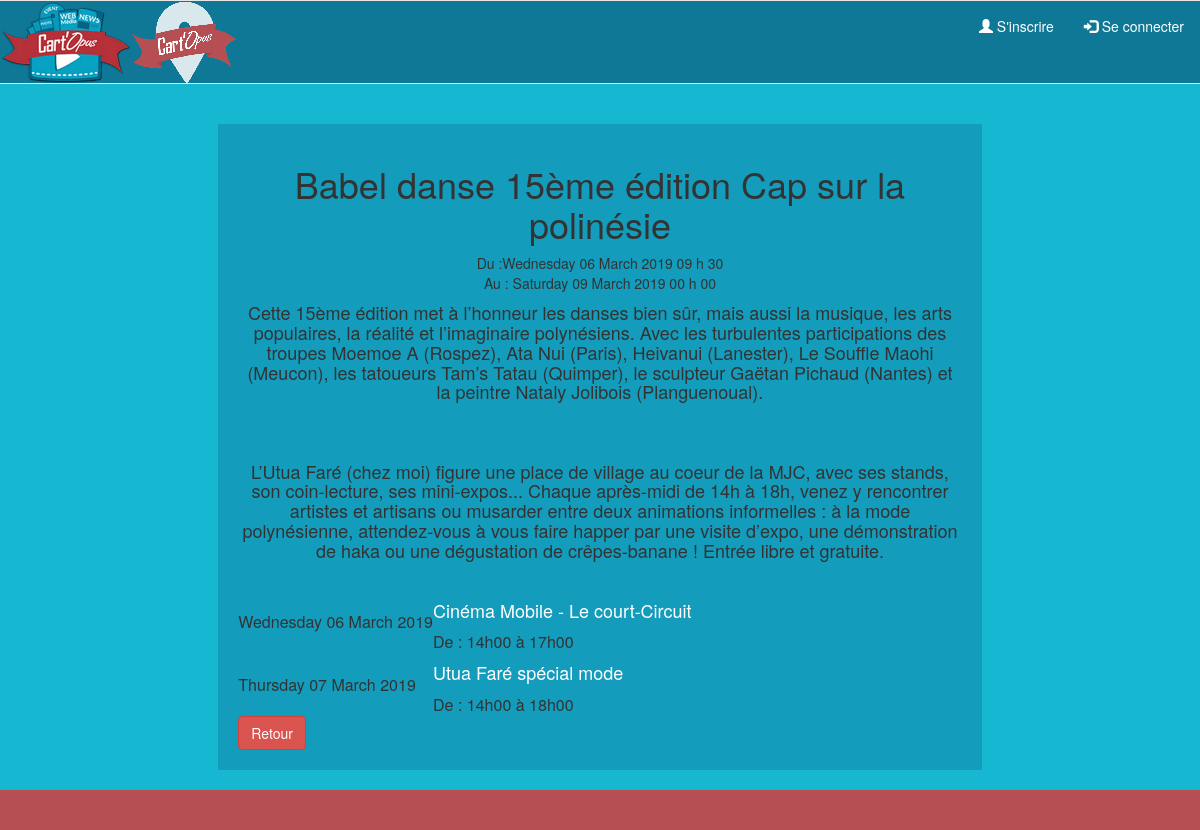
/index.php/Visiteur/AfficherAction/3, run on the app's committed database.
### tables this page shows
CREATE TABLE IF NOT EXISTS `avoirlieu` (
  `DATEDEBUT` datetime NOT NULL,
  `NOACTION` int(4) NOT NULL,
  `TitreAction` varchar(128) NOT NULL,
  `NOLIEU` int(4) NOT NULL,
  `DATEFIN` datetime DEFAULT NULL,
  `Description` varchar(10000) DEFAULT NULL,
  PRIMARY KEY (`DATEDEBUT`,`NOACTION`,`NOLIEU`),
  KEY `I_FK_AVOIRLIEU_ACTION` (`NOACTION`),
  KEY `I_FK_AVOIRLIEU_LIEU` (`NOLIEU`),
  KEY `TitreAction` (`TitreAction`)
);

### application/controllers/Visiteur.php (called while the page is built, shortened)
<?php
class Visiteur extends CI_Controller
{
  public function __construct()
  {
      $this->load->helper('url');
      $this->load->helper('assets');
      $this->load->library("pagination");
      $this->load->library('email');
      $this->load->library('table');
      $this->load->helper('form');
      $this->load->model('ModelSeConnecter');
      $this->load->model('ModelSInscrire');
      $this->load->model('ModelAction');
      $this->load->library('session');
      $this->load->model('ModelOrga');
      $this->load->model('ModelRecherche');
      $this->load->model('ModelActeur');
      $this->load->library("pagination");
  }
  public function AfficherAction($noAction)
  {
      $Where = array('a.noAction'=>$noAction);
      $Actions = $this->ModelAction->getAction($Where);
      $DateDebut=$Actions[0]['DATEDEBUT'];
      $Donnes = array('NOACTION'=>$noAction,'DATEACTION'=>$DateDebut,);
      $Fichiers = $this->ModelAction->getFichersPourAction($Donnes);
      if(empty($Fichiers))
      {
          $Données = array(
              'Actions'=>$Actions,
          );
      }
      else
      {
          $Données = array(
              'Actions'=>$Actions,
              'Fichiers'=>$Fichiers,
          );
      }
      $DonnéesTitre = array('TitreDeLaPage'=>$Actions[0]['NOMACTION']);
      $this->load->view('templates/Entete',$DonnéesTitre);
      $this->load->view('Visiteur/AfficherAction',$Données);
      $this->load->view('templates/PiedDePage');
  }
}
?>

### index.php (called while the page is built, shortened)
<?php
require_once BASEPATH.'core/CodeIgniter.php';

### application/models/ModelAction.php (called while the page is built, shortened)
<?php
    class ModelAction extends CI_Model
    {
        public function getAction($DonnéesDeTest)
        {
            $this->db->select('*');
            $this->db->from('Action a');
            $this->db->join('AvoirLieu al','al.noAction=a.noAction');
            $this->db->join('Lieu l','l.nolieu=al.nolieu');
            $this->db->where($DonnéesDeTest);
            $requete = $this->db->get();
            return $requete->result_array();
        }
        public function getFichersPourAction($DonnéesDeTest)
        {
            $this->db->select('FICHIER');
            $this->db->from('Stocker');
            $this->db->where($DonnéesDeTest);
            $requete = $this->db->get();
            return $requete->result_array();
        }
    }
?>

### application/views/Visiteur/AfficherAction.php (the view, shortened to what this page needs)
<ul class="nav navbar-nav navbar-right">
<?php
                            if($this->session->statut ==5)
                            {
                                echo '<li><a href="'.site_url('SuperAdmin/AjouterThematique').'" style="color:#FFFFFF"><span class="glyphicon glyphicon-plus"></span> Ajouter Thématique</a></li>';
                                echo '<li><a href="'.site_url('SuperAdmin/AffecterProfil/0').'" style="color:#FFFFFF"><span class="glyphicon glyphicon-user"></span> Affecter un profil à un Utilisateur</a></li>';
                                echo'<li><a href="'.site_url('SuperAdmin/AccueilSuperAdmin').'" style="color:#FFFFFF"><span class="glyphicon glyphicon-home"></span> Page Perso</a></li>';
                                echo '<li><a href="'.site_url('Visiteur/SeDeconnecter').'" style="color:#FFFFFF"><span class="glyphicon glyphicon-log-out"></span> Se Déconnecter</a></li>';
                            }
                            elseif($this->session->statut==4)
                            {
                                echo'<li><a href="'.site_url('#').'" style="color:#FFFFFF"><span class="glyphicon glyphicon-home"></span> Page Perso</a></li>';
                                echo'<li><a href="'.site_url('#').'" style="color:#FFFFFF"><span class="glyphicon glyphicon-log-out"></span> Se deconnecter</a></li>';
                            }
                            else
                            {
                                echo'<li><a href="'.site_url('Visiteur/SInscrire').'" style="color:#FFFFFF"><span class="glyphicon glyphicon-user"></span> S\'inscrire</a></li>';
                                echo'<li><a href="'.site_url('Visiteur/SeConnecter').'" style="color:#FFFFFF"><span class="glyphicon glyphicon-log-in"></span> Se connecter</a></li>';
                            }
                        ?>
                    </ul>
                </div>
            </div>
        </nav>
    </div>
</div>
<link rel="stylesheet" href="https://cdnjs.cloudflare.com/ajax/libs/jquery-confirm/3.3.2/jquery-confirm.min.css">
<div class="row" style="background-color:#15B7D1;padding:20px" id="action">
    <div class="col-lg-2">
    </div>
    <div class="col-xs-8">
        <div class = "text-center">
            <section>
                <div class = "section-inner" style="background-color:#139CBC;padding:20px">
                    <?php
                        $i = 0;
                        foreach($Actions as $uneAction)
                        {
                            $Description = str_replace("\n",'<BR>', $uneAction['Description']);
                            if ($i == 0)
                            {
                                echo '<H1>'.$uneAction['TitreAction'].'</H1>';
                                $DateDebut = date_create($uneAction['DATEDEBUT']);
                                $DD = date_timestamp_get($DateDebut);
                                $Jour = strftime('%A',$DD);
                                if($uneAction['DATEFIN'] != null)
                                {
                                    $DateFin = date_create($uneAction['DATEFIN']);
                                    $DF = date_timestamp_get($DateFin);
                                    if(($DF-$DD)/60/60/24 >= 1)
                                    {
                                        echo "Du :".strftime("%A %d %B %Y %H h %M",$DD).'<BR> Au : '.strftime("%A %d %B %Y %H h %M",$DF).'<BR>';
                                        echo '<H4>'.$Description.'</H4><BR>';
                                    }
                                    else
                                    {
                                        echo "De : ".strftime("%H h %M",$DD).' à '.strftime("%H h %M le %A %d %B %Y",$DF);
                                        echo '<H4>'.$Description.'</H4><BR>';
                                    }
                                }
                                else
                                {
                                    echo 'A partir du : '.strftime("%A %d %B %Y %H h %M",$DD).'<BR>';
                                    echo '<H4>'.$Description.'</H4><BR>';
                                }
                            }
                            else
                            {
                                if($i== 1)
                                {
                                    echo'<div class="table-responsive">';
                                }
                                $Action = '<a href="#action'.$i.'" style="color:FFFFFF" class="lienSousAction">'.'<H4>'.$uneAction['TitreAction'].'</H4></a>';
                                $DateDebut = date_create($uneAction['DATEDEBUT']);
                                $DD = date_timestamp_get($DateDebut);
                                if($uneAction['DATEFIN'] != null)
                                {
                                    $DateFin = date_create($uneAction['DATEFIN']);
                                    $DF = date_timestamp_get($DateFin);
                                    if(($DF-$DD)/60/60/24 >= 1)
                                    {
                                        $Horaire = "Du :".strftime("%A %d %B %Y %H h %M",$DD).'<BR> Au : '.strftime("%A %d %B %Y %H h %M",$DF).'<BR>';
                                    }
                                    else
                                    {
                                        $Horaire = "De : ".strftime("%Hh%M",$DD).' à '.strftime("%Hh%M",$DF);
                                    }
                                }
                                else
                                {
                                    $Horaire = 'A partir du : '.strftime("%A %d %B %Y %H h %M",$DD).'<BR>';
                                }
                                $jourTest = strftime('%A',$DD);
                                if($Jour == $jourTest)
                                {
                                    if (empty($Array))
                                    {
                                        $Array = array(strftime("%A %d %B %Y",$DD),$Action.$Horaire);
                                    }
                                    else
                                    {
                                        $temp = array($Action.$Horaire=>$Action.$Horaire);
                                        $Array = $Array + $temp;
                                    }
                                }
                                else
                                {
                                    if(!empty($Array))
                                    {
                                        $this->table->add_row($Array);
                                    }
                                    $Jour = $jourTest;
                                    $Array = array(strftime("%A %d %B %Y",$DD),$Action.$Horaire);
                                }
                            }
                            $i +=1;
                        }
                        if($i != 1)
                        {
                            $this->table->add_row($Array);
                            $Style = array('table_open' => '<table class="table" >');
                            $this->table->set_template($Style);
                            echo $this->table->generate();
                            echo'</div>';
                        }
                        echo '<div class="text-left">';
                        echo'<a  href="'.site_url('Visiteur/loadAccueil').'" style="color:#000000"><button type="button" class="btn btn-danger">Retour</button> </a>';
                        echo '</div>';
                    ?>
                </div>
            </section>
        </div>
    </div>
</div>

### application/views/templates/Entete.php (shortened to what this page needs)
<html lang="fr">
<head>
  <link rel="stylesheet" href="https://maxcdn.bootstrapcdn.com/bootstrap/3.3.7/css/bootstrap.min.css">
  <link href='https://api.tiles.mapbox.com/mapbox.js/plugins/leaflet-markercluster/v0.4.0/MarkerCluster.Default.css' rel='stylesheet' />
</head>
<body>
    <div class="row" style = "background-color:#15B7D1;padding 20px;border-color=#0E7896;color=#0E7896">
        <div class="text-center">
        <nav class="navbar navbar-default" style="background-color:#0E7896;padding 20px;border-color=#0E7896;color=#0E7896">
            <div class="container-fluid">
                <div class="navbar-header">
                        <?php
                            echo'<a href="'.site_url('Visiteur/loadAccueil').'">'.img('logoAccueil.png').'</a>';
                            echo'<a href="'.site_url('Visiteur/loadAccueil').'">'.img('LogoCarte.png').'</a>'
                        ?>
                </div>
                <div class="collapse navbar-collapse" id="myNavbar">

### application/helpers/assets_helper.php (shortened to what this page needs)
<?php  if ( ! defined('BASEPATH')) exit('No direct script access allowed');
if ( ! function_exists('img_url'))
{
  function img_url($nom)
  {
    return base_url() . 'assets/images/' . $nom;
  }
}
if ( ! function_exists('img'))
{
  function img($nom, $alt = '')
  {
    return '<img src="' . img_url($nom) . '" alt="' . $alt . '" />';
  }
}

### application/views/templates/PiedDePage.php (shortened to what this page needs)
        <div class="row" style="background-color:#B64F53">
            <section>
                <div class = "section-inner">
                    <div class="col-sm-5" style="padding:20px">
                    </div>
                    <div class="col-sm-2" style="padding:20px">
                    </div>
                </div>
            </section>
        </div>
    </body>
</html>

### data on the page
avoirlieu: TitreAction "Babel danse 15ème édition Cap sur la polinésie", DATEDEBUT "Wednesday 06 March 2019 09 h 30", DATEFIN "Saturday 09 March 2019 00 h 00", Description "Cette 15ème édition met à l’honneur les danses bien sûr, mais aussi la musique, les arts populaires, la réalité et l’imaginaire polynésiens. Avec les turbulentes participations des troupes Moemoe A (Rospez), Ata Nui (Paris), Heivanui (Lanester), Le Souffle Maohi (Meucon), les tatoueurs Tam’s Tatau (Quimper), le sculpteur Gaëtan Pichaud (Nantes) et la peintre Nataly Jolibois (Planguenoual). L’Utua Faré (chez moi) figure une place de village au coeur de la MJC, avec ses stands, son coin-lecture, ses mini-expos... Chaque après-midi de 14h à 18h, venez y rencontrer artistes et artisans ou musarder entre deux animations informelles : à la mode polynésienne, attendez-vous à vous faire happer par…"
avoirlieu: TitreAction "Cinéma Mobile - Le court-Circuit"
avoirlieu: TitreAction "Utua Faré spécial mode"

### other printed values
$this->table->generate() "Wednesday 06 March 2019 De : 14h00 à 17h00 Thursday 07 March 2019 De : 14h00 à 18h00"
